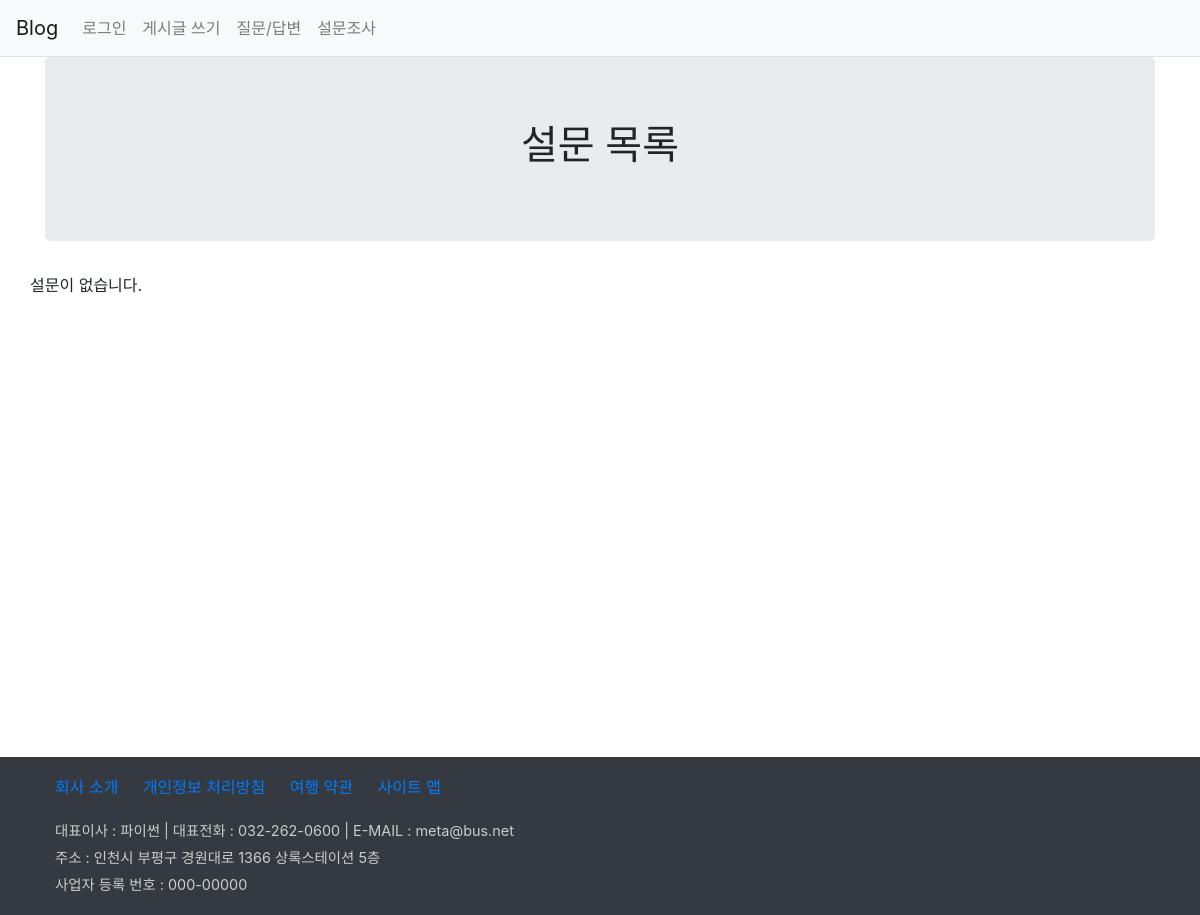
/polls/, run on an earlier commit of the app's database.
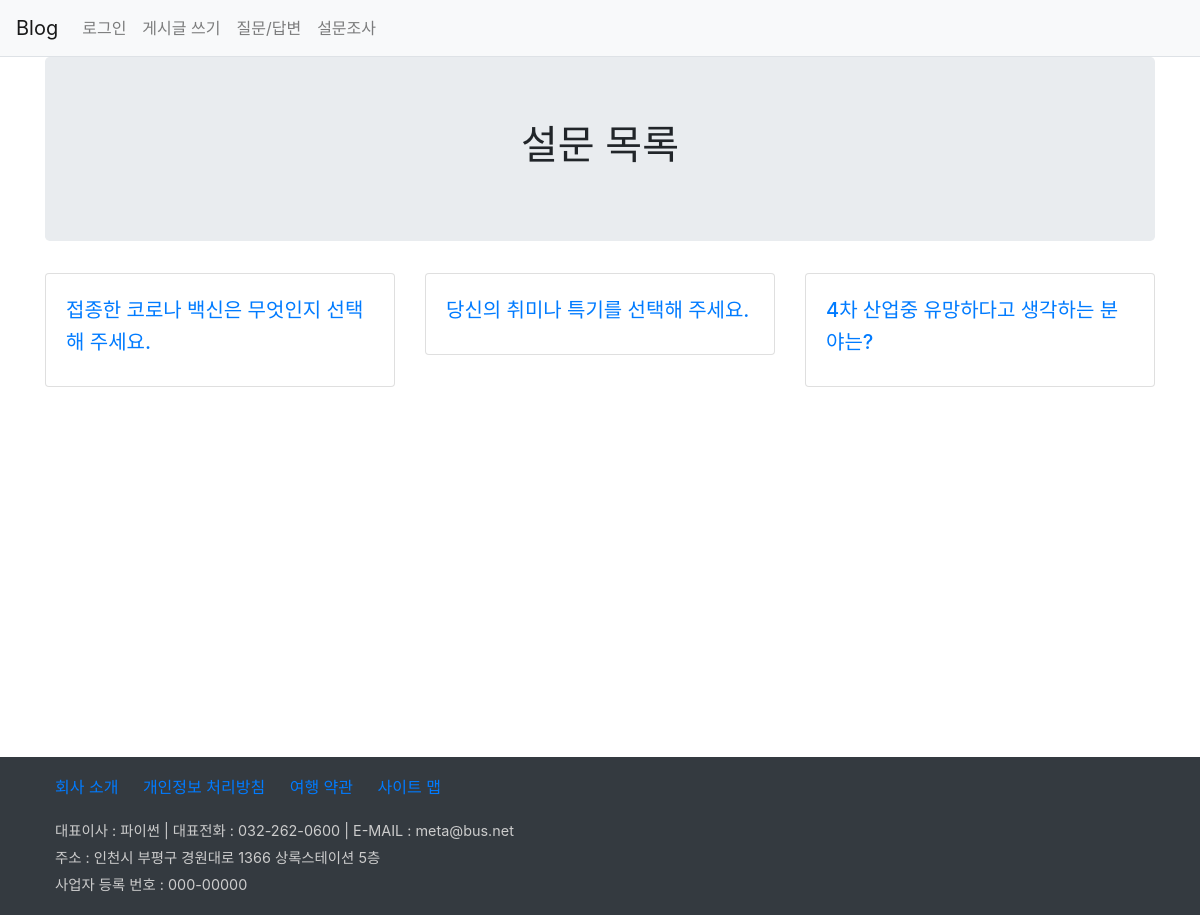
And on a later commit of the database.
### polls/models.py (models this page shows, shortened)
class Question(models.Model):
    question_text = models.CharField(max_length=100)
    pub_date = models.DateTimeField()

### polls/views.py (the view)
# urls.py: path('', base_views.index, name='index'),
def index(request):
    question_list = Question.objects.all()
    context = {'question_list':question_list}
    return render(request, 'polls/question_list.html', context)

### templates/polls/question_list.html
{% extends 'base.html' %}
{% block content %}
<div class="container">
    <section>
        <div class="jumbotron">
            <div class="text-center">
                <h1>설문 목록</h1>
            </div>
        </div>
        <div class="row">
            {% if question_list %}
                {% for question in question_list %}
                <div class="col-4">
                    <div class="card">
                        <div class="card-body">
                            <a href="{% url 'poll:detail' question.id %}">
                                <h5 style="line-height: 2rem">{{ question.question_text }}</h5></a>
                        </div>
                    </div>
                </div>
                {% endfor %}
            {% else %}
            <p>설문이 없습니다.</p>
            {% endif %}
        </div>
    </section>
</div>
{% endblock %}

What changed in the data, as far as the page shows it:
added Question: question_text "접종한 코로나 백신은 무엇인지 선택해 주세요."
added Question: question_text "당신의 취미나 특기를 선택해 주세요."
added Question: question_text "4차 산업중 유망하다고 생각하는 분야는?"
Also different on the page:
text no longer shown: "설문이 없습니다."
